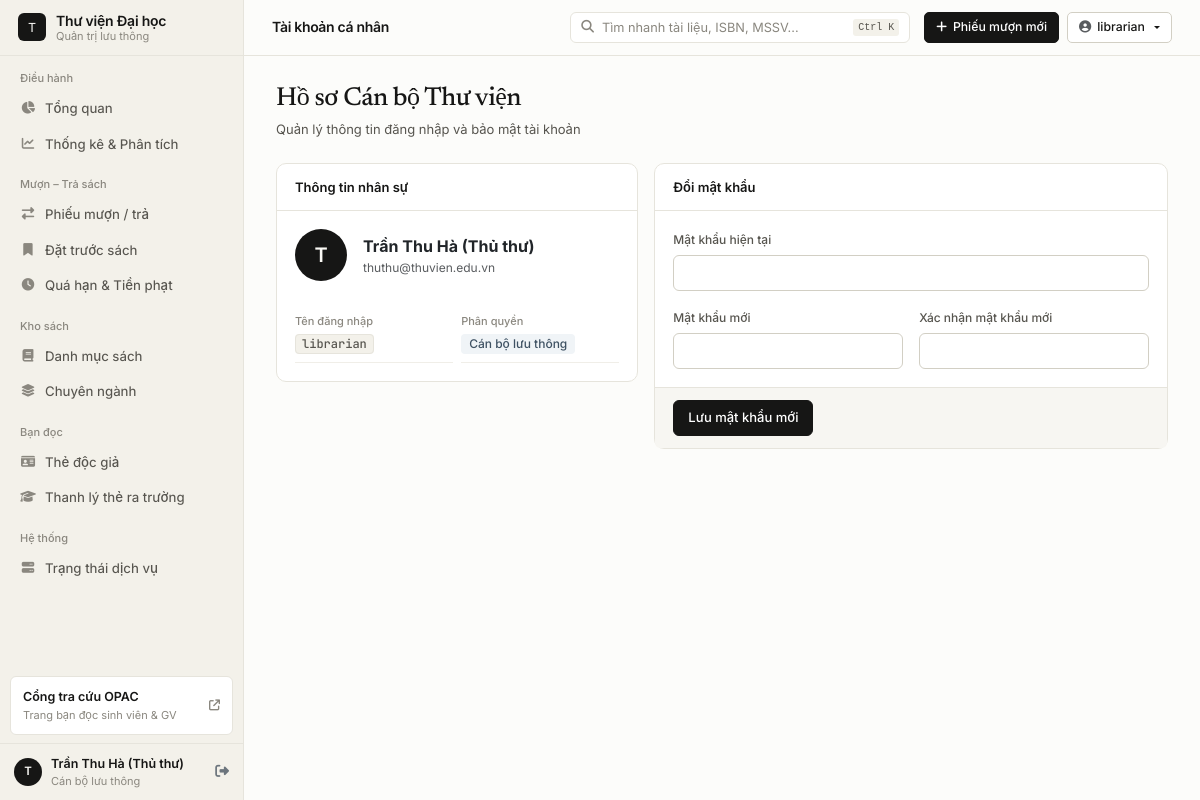
Screenshot of /profile (signed in) with the database file from the repository.
### app/models/user.py (models this page shows, shortened)
class User(UserMixin, db.Model):
    __tablename__ = 'users'
    id = db.Column(db.Integer, primary_key=True)
    username = db.Column(db.String(80), unique=True, nullable=False, index=True)
    email = db.Column(db.String(150), unique=True, nullable=False, index=True)
    password_hash = db.Column(db.String(300), nullable=False)
    full_name = db.Column(db.String(200), nullable=False)
    role = db.Column(db.String(20), default='librarian')  # admin, librarian
    avatar = db.Column(db.String(300))
    is_active = db.Column(db.Boolean, default=True)
    last_login = db.Column(db.DateTime)
    created_at = db.Column(db.DateTime, default=datetime.utcnow)
    updated_at = db.Column(db.DateTime, default=datetime.utcnow, onupdate=datetime.utcnow)
    loans_processed = db.relationship('Loan', backref='librarian', lazy='dynamic', foreign_keys='Loan.librarian_id')
    @property
    def is_admin(self):
        return self.role == 'admin'

### app/web/auth.py (the view, shortened to what this page needs)
@auth_bp.route('/profile', methods=['GET', 'POST'])
@login_required
def profile():
    return render_template('auth/profile.html')

### app/models/user.py (called while the page is built)
@login_manager.user_loader
def load_user(user_id):
    user = db.session.get(User, int(user_id))
    return user if user and user.is_active else None

### app/templates/auth/profile.html (shortened to what this page needs)
{% extends 'base.html' %}
{% block page_title %}Tài khoản cá nhân{% endblock %}
{% block content %}
<div class="section-header">
    <div>
        <h2 class="section-title">Hồ sơ Cán bộ Thư viện</h2>
        <p class="section-subtitle">Quản lý thông tin đăng nhập và bảo mật tài khoản</p>
    </div>
</div>
<div class="row g-3">
    <div class="col-lg-5">
        <div class="card">
            <div class="card-header">Thông tin nhân sự</div>
            <div class="card-body">
                <div class="d-flex align-items-center gap-3 mb-4">
                    <div class="staff-avatar" style="width:52px;height:52px;font-size:20px">{{ current_user.full_name[0]|upper }}</div>
                    <div>
                        <div class="fw-bold fs-6">{{ current_user.full_name }}</div>
                        <div class="text-muted small">{{ current_user.email }}</div>
                    </div>
                </div>
                <div class="row g-2">
                    <div class="col-6">
                        <div class="info-field">
                            <span class="info-field-label">Tên đăng nhập</span>
                            <code>{{ current_user.username }}</code>
                        </div>
                    </div>
                    <div class="col-6">
                        <div class="info-field">
                            <span class="info-field-label">Phân quyền</span>
                            <span class="status-pill {% if current_user.is_admin %}pill-indigo{% else %}pill-sky{% endif %}">
                                {{ 'Quản trị hệ thống' if current_user.is_admin else 'Cán bộ lưu thông' }}
                            </span>
                        </div>
                    </div>
                </div>
            </div>
        </div>
    </div>
    <div class="col-lg-7">
        <div class="card">
            <div class="card-header">Đổi mật khẩu</div>
            <form method="POST" data-no-pjax>
                <div class="card-body">
                    <div class="mb-3">
                        <label class="form-label">Mật khẩu hiện tại</label>
                        <input type="password" name="old_password" class="form-control" required>
                    </div>
                    <div class="row g-3">
                        <div class="col-md-6">
                            <label class="form-label">Mật khẩu mới</label>
                            <input type="password" name="new_password" class="form-control" required minlength="6">
                        </div>
                        <div class="col-md-6">
                            <label class="form-label">Xác nhận mật khẩu mới</label>
                            <input type="password" name="confirm_password" class="form-control" required minlength="6">
                        </div>
                    </div>
                </div>
                <div class="card-footer">
                    <button type="submit" class="btn btn-primary">Lưu mật khẩu mới</button>
                </div>
            </form>
        </div>
    </div>
</div>
{% endblock %}

### app/templates/base.html (shortened to what this page needs)
<!DOCTYPE html>
<html lang="vi">
<head>
    <link href="https://cdn.jsdelivr.net/npm/bootstrap@5.3.2/dist/css/bootstrap.min.css" rel="stylesheet">
    <link href="https://cdnjs.cloudflare.com/ajax/libs/font-awesome/6.5.0/css/all.min.css" rel="stylesheet">
    <link href="{{ url_for('static', filename='css/library.css') }}" rel="stylesheet">
</head>
<body data-shell="staff">
<aside id="sidebar">
    <div class="sidebar-brand">
        <a href="{{ url_for('dashboard.index') }}">
            <div class="brand-mark">T</div>
            <div>
                <div class="brand-name">Thư viện Đại học</div>
                <div class="brand-caption">Quản trị lưu thông</div>
            </div>
        </a>
    </div>
    <div class="sidebar-scroll">
        <div class="nav-group-label">Điều hành</div>
        <a href="{{ url_for('dashboard.index') }}"
           class="sidebar-link {% if request.endpoint == 'dashboard.index' %}active{% endif %}">
            <i class="fas fa-chart-pie"></i>
            <span>Tổng quan</span>
        </a>
        <a href="{{ url_for('loans.reports') }}"
           class="sidebar-link {% if request.endpoint == 'loans.reports' %}active{% endif %}">
            <i class="fas fa-chart-line"></i>
            <span>Thống kê & Phân tích</span>
        </a>
        <div class="nav-group-label">Mượn – Trả sách</div>
        <a href="{{ url_for('loans.index') }}"
           class="sidebar-link {% if request.endpoint in ('loans.index', 'loans.detail', 'loans.create', 'loans.return_book') %}active{% endif %}">
            <i class="fas fa-right-left"></i>
            <span>Phiếu mượn / trả</span>
        </a>
        <a href="{{ url_for('loans.reservations') }}"
           class="sidebar-link {% if request.endpoint == 'loans.reservations' %}active{% endif %}">
            <i class="fas fa-bookmark"></i>
            <span>Đặt trước sách</span>
        </a>
        <a href="{{ url_for('loans.overdue') }}"
           class="sidebar-link {% if request.endpoint == 'loans.overdue' %}active{% endif %}">
            <i class="fas fa-clock"></i>
            <span>Quá hạn & Tiền phạt</span>
        </a>
        <div class="nav-group-label">Kho sách</div>
        <a href="{{ url_for('books.index') }}"
           class="sidebar-link {% if request.endpoint in ('books.index', 'books.detail', 'books.create', 'books.edit') %}active{% endif %}">
            <i class="fas fa-book"></i>
            <span>Danh mục sách</span>
        </a>
        <a href="{{ url_for('books.categories') }}"
           class="sidebar-link {% if request.endpoint == 'books.categories' %}active{% endif %}">
            <i class="fas fa-layer-group"></i>
            <span>Chuyên ngành</span>
        </a>
        <div class="nav-group-label">Bạn đọc</div>
        <a href="{{ url_for('members.index') }}"
           class="sidebar-link {% if request.endpoint in ('members.index', 'members.detail', 'members.create', 'members.edit') %}active{% endif %}">
            <i class="fas fa-id-card"></i>
            <span>Thẻ độc giả</span>
        </a>
        <a href="{{ url_for('members.clearance') }}"
           class="sidebar-link {% if request.endpoint == 'members.clearance' %}active{% endif %}">
            <i class="fas fa-graduation-cap"></i>
            <span>Thanh lý thẻ ra trường</span>
        </a>
        <div class="nav-group-label">Hệ thống</div>
        <a href="{{ url_for('dashboard.system_status') }}"
           class="sidebar-link {% if request.endpoint == 'dashboard.system_status' %}active{% endif %}">
            <i class="fas fa-server"></i>
            <span>Trạng thái dịch vụ</span>
        </a>
    </div>
    <a href="{{ url_for('opac.index') }}" class="sidebar-opac-card" data-no-pjax>
        <div>
            <div class="fw-semibold" style="font-size:12.5px">Cổng tra cứu OPAC</div>
            <div style="font-size:11px;color:var(--ink-muted)">Trang bạn đọc sinh viên & GV</div>
        </div>
        <i class="fas fa-arrow-up-right-from-square" style="font-size:11px;color:var(--ink-muted)"></i>
    </a>
    <div class="sidebar-footer">
        <div class="staff-chip">
            <div class="staff-avatar">{{ current_user.full_name[0]|upper }}</div>
            <div class="flex-grow-1 min-w-0">
                <div class="staff-name">{{ current_user.full_name }}</div>
                <div class="staff-role">{{ 'Quản trị hệ thống' if current_user.is_admin else 'Cán bộ lưu thông' }}</div>
            </div>
            <a href="{{ url_for('auth.logout') }}" class="text-secondary ms-1" title="Đăng xuất" data-no-pjax>
                <i class="fas fa-right-from-bracket"></i>
            </a>
        </div>
    </div>
</aside>
<div id="appMain">
    <header id="topbar">
        <h1 class="topbar-heading" id="topbarTitle">{% block page_title %}Bảng điều hành{% endblock %}</h1>
        <button type="button" class="cmd-trigger" id="cmdTrigger">
            <i class="fas fa-magnifying-glass"></i>
            <span class="cmd-label-text">Tìm nhanh tài liệu, ISBN, MSSV...</span>
            <span class="cmd-kbd">Ctrl K</span>
        </button>
        <div class="d-flex align-items-center gap-2">
            <a href="{{ url_for('loans.create') }}" class="btn btn-primary btn-sm">
                <i class="fas fa-plus"></i>
                <span class="d-none d-sm-inline">Phiếu mượn mới</span>
            </a>
            <div class="dropdown">
                <button class="btn btn-outline-secondary btn-sm dropdown-toggle" data-bs-toggle="dropdown" type="button">
                    <i class="fas fa-circle-user text-muted"></i>
                    <span class="d-none d-md-inline">{{ current_user.username }}</span>
                </button>
            </div>
        </div>
    </header>
    <main class="workspace-body" id="pageViewport">
        {% block content %}{% endblock %}
    </main>
</div>
</body>
</html>

### rows the page displays
User: full_name "T", full_name "Trần Thu Hà (Thủ thư)", role "Cán bộ lưu thông", username "librarian", email "thuthu@thuvien.edu.vn"
